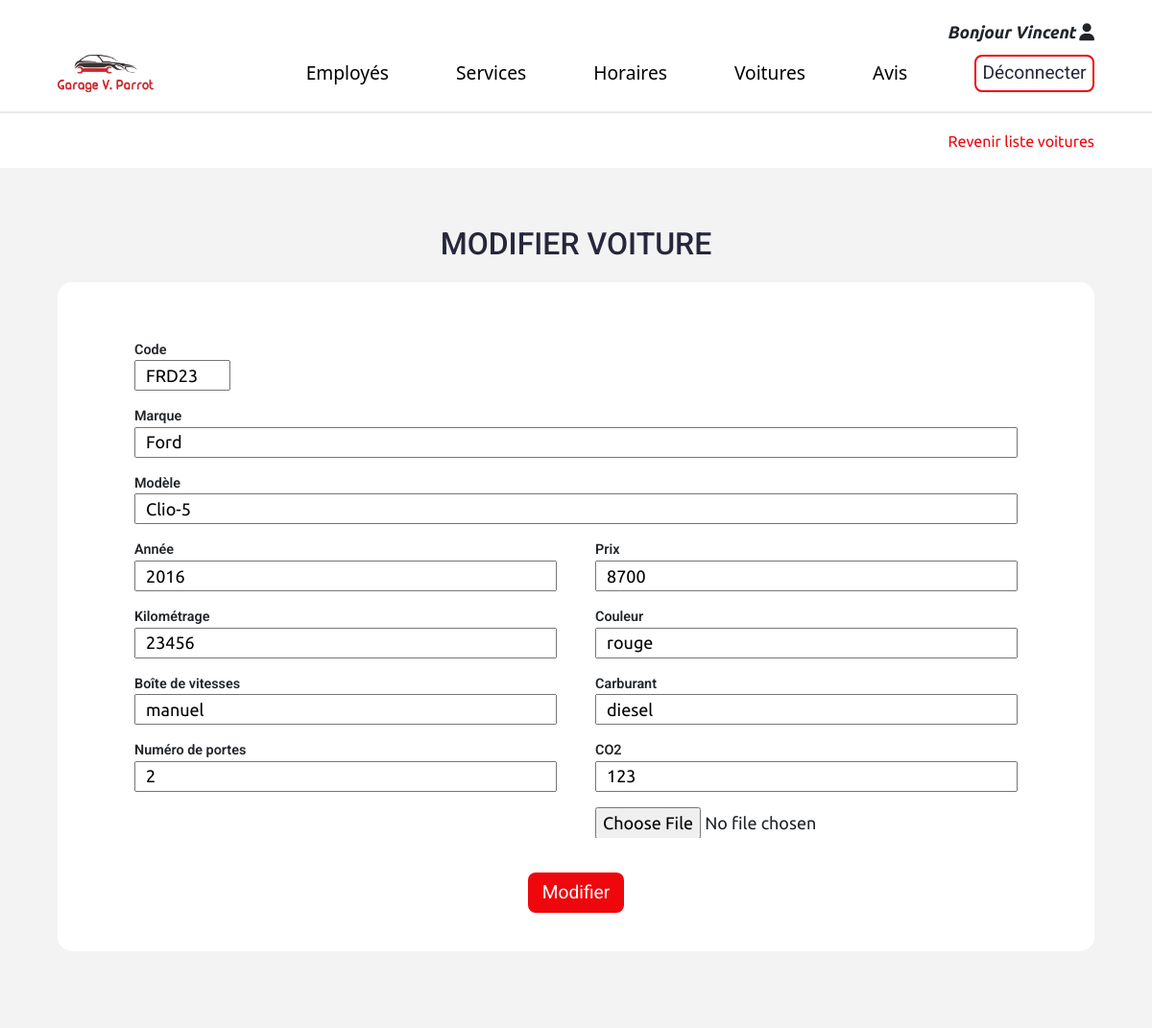
The app's page /admin/modifier-voiture.php?id=1 (signed in) with its own data.
### tables this page shows
CREATE TABLE IF NOT EXISTS cars (
  id int(11) NOT NULL PRIMARY KEY AUTO_INCREMENT,
  code VARCHAR(5) NOT NULL,
  brand VARCHAR(60) NOT NULL,
  model VARCHAR(60) NOT NULL,
  year int NOT NULL,
  price float(10,2) NOT NULL,
  kilometers INT(10) NOT NULL,
  color VARCHAR(25) NOT NULL,
  gearbox VARCHAR(15) NOT NULL,
  number_doors int(2) NOT NULL,
  fuel VARCHAR(25) NOT NULL,
  co int(5) NOT NULL,
  image VARCHAR(255) NOT NULL
);

### lib/cars.php (called while the page is built, shortened)
<?php
function getCarsById(PDO $pdo, int $id): array|bool
{
  $query = $pdo->prepare('SELECT * FROM cars WHERE id=:id');
  $query->bindValue(":id", $id, PDO::PARAM_INT);
  $query->execute();
  $result = $query->fetch(PDO::FETCH_ASSOC);
  return $result;
}

### admin/modifier-voiture.php (the view, shortened to what this page needs)
<?php
require_once __DIR__ . "/../lib/pdo.php";
require_once __DIR__ . "/../lib/cars.php";
require_once __DIR__ . "/templates/header-admin.php";
$car = null;
$formCar = [
  'code'=>'',
  'brand' => '',
  'model' => '',
  'year' => '',
  'kilometer' => '',
  'gearbox' => '',
  'doors' => '',
  'price' => '',
  'color' => '',
  'fuel' => '',
  'co2' => ''
];
if (isset($_GET['id'])) {
  $id = $_GET['id'];
  $car = getCarsById($pdo, $id);
}
?>
<div class="wrapper">
  <div class="breadcrumbs breadcrumbs-connection">
    <div class="go-back-list">
      <a href="/admin/liste-voitures.php">Revenir liste voitures</a>
    </div>
  </div>
  <section class="connection sections" id="connection">
    <h1 class="header-titles">Modifier voiture</h1>
    <?php if ($formCar !== false) { ?>
    <div class="connection-wrapper">
      <form action="<?php echo $_SERVER['PHP_SELF'] ?>" method="POST" enctype="multipart/form-data">
        <div class="connection-form add-car">
          <div class="model">
            <div class="model-bottom">
              <div class="form-group" style="width: 100px;">
                <label for="code">Code</label>
                <input type="text" name="code" id="code"
                  value=<?= htmlspecialchars($car['code'] ?? $formCar['code']); ?>>
              </div>
              <div class="form-group">
                <label for="brand">Marque</label>
                <input type="text" name="brand" id="brand"
                  value=<?= htmlspecialchars($car['brand'] ?? $formCar['brand']); ?>>
              </div>
              <div class="form-group">
                <label for="model">Modèle</label>
                <input type="text" name="model" id="model"
                  value=<?= htmlspecialchars($car['model'] ?? $formCar['model']); ?>>
              </div>
            </div>
          </div>
          <div class="car-description">
            <div class="car-description-left">
              <div class="form-group">
                <label for="year">Année</label>
                <input type="text" name="year" id="year"
                  value=<?= htmlspecialchars($car['year'] ?? $formCar['year']); ?>>
              </div>
              <div class="form-group">
                <label for="kilometer">Kilométrage</label>
                <input type="text" name="kilometer" id="kilometer"
                  value=<?= htmlspecialchars($car['kilometers'] ?? $formCar['kilometer']); ?>>
              </div>
              <div class="form-group">
                <label for="gearbox">Boîte de vitesses</label>
                <input type="text" name="gearbox" id="gearbox"
                  value=<?= htmlspecialchars($car['gearbox'] ?? $formCar['gearbox']); ?>>
              </div>
              <div class="form-group">
                <label for="doors">Numéro de portes</label>
                <input type="text" name="doors" id="doors"
                  value=<?= htmlspecialchars($car['number_doors'] ?? $formCar['doors']); ?>>
              </div>
            </div>
            <div class="car-description-right">
              <div class="form-group">
                <label for="price">Prix</label>
                <input type="text" name="price" id="price"
                  value=<?= htmlspecialchars($car['price'] ?? $formCar['price']); ?>>
              </div>
              <div class="form-group">
                <label for="color">Couleur</label>
                <input type="text" name="color" id="color"
                  value=<?= htmlspecialchars($car['color'] ?? $formCar['color']); ?>>
              </div>
              <div class="form-group">
                <label for="fuel">Carburant</label>
                <input type="text" name="fuel" id="fuel"
                  value=<?= htmlspecialchars($car['fuel'] ?? $formCar['fuel']); ?>>
              </div>
              <div class="form-group">
                <label for="co2">CO2</label>
                <input type="text" name="co2" id="co2" value=<?= htmlspecialchars($car['co'] ?? $formCar['co2']); ?>>
              </div>
              <div class="form-group">
                <input type="file" name="image" required>
              </div>
            </div>
          </div>
        </div>
        <div class="form-btn">
          <input type="submit" class="btn-fill" value="Modifier">
        </div>
      </form>
    </div>
  </section>
</div>
<?php } ?>
<?php
require_once __DIR__ . "/templates/footer-admin.php";
?>

### records on screen
cars: code "FRD23", brand "Ford", model "Clio-5", year "2016", kilometer "23456", gearbox "manuel", doors "2", price "8700", color "rouge", fuel "diesel", co2 "123"

### other values on screen
$_SESSION['user']['name'] "Vincent"
